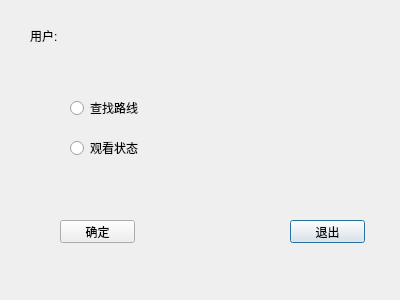
<?xml version="1.0" encoding="UTF-8"?>
<ui version="4.0">
 <class>Users</class>
 <widget class="QDialog" name="Users">
  <property name="geometry">
   <rect>
    <x>0</x>
    <y>0</y>
    <width>400</width>
    <height>300</height>
   </rect>
  </property>
  <property name="windowTitle">
   <string>Dialog</string>
  </property>
  <property name="styleSheet">
   <string notr="true"/>
  </property>
  <widget class="QLabel" name="label">
   <property name="geometry">
    <rect>
     <x>30</x>
     <y>30</y>
     <width>54</width>
     <height>12</height>
    </rect>
   </property>
   <property name="text">
    <string>用户:</string>
   </property>
  </widget>
  <widget class="QPushButton" name="pushButton">
   <property name="geometry">
    <rect>
     <x>290</x>
     <y>220</y>
     <width>75</width>
     <height>23</height>
    </rect>
   </property>
   <property name="text">
    <string>退出</string>
   </property>
  </widget>
  <widget class="QRadioButton" name="luxian">
   <property name="geometry">
    <rect>
     <x>70</x>
     <y>100</y>
     <width>89</width>
     <height>16</height>
    </rect>
   </property>
   <property name="text">
    <string>查找路线</string>
   </property>
  </widget>
  <widget class="QRadioButton" name="zhuangtai">
   <property name="geometry">
    <rect>
     <x>70</x>
     <y>140</y>
     <width>89</width>
     <height>16</height>
    </rect>
   </property>
   <property name="text">
    <string>观看状态</string>
   </property>
  </widget>
  <widget class="QPushButton" name="queding">
   <property name="geometry">
    <rect>
     <x>60</x>
     <y>220</y>
     <width>75</width>
     <height>23</height>
    </rect>
   </property>
   <property name="text">
    <string>确定</string>
   </property>
  </widget>
  <widget class="QLabel" name="label_2">
   <property name="geometry">
    <rect>
     <x>70</x>
     <y>30</y>
     <width>54</width>
     <height>12</height>
    </rect>
   </property>
   <property name="text">
    <string/>
   </property>
  </widget>
 </widget>
 <resources/>
 <connections/>
</ui>
